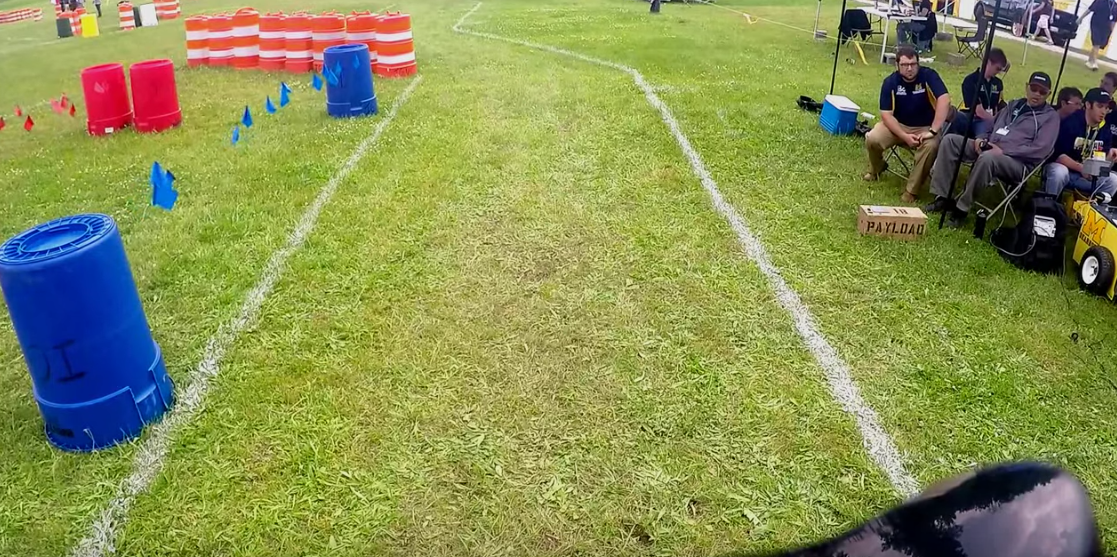
#> input picture OpenCV/f2.png, 1117 x 557 px, given in place of 3.MP4, which was not available
$ python lane_contour_.py   (older library calls are emulated)
#> lines starting #> are read from the running program, lines starting #| are printed output that depends on the picture; after the words box and inside, x2 and y2 are one past the last pixel; in counts of white or black regions, pixels touching at a corner belong together; pictures that were not available may be replaced by others from this repository, and a replacement may not be noted
#> further down, frame_org is the input picture: shape (557, 1117, 3); mean B, G, R 84.2, 145, 137.5
import cv2
import matplotlib.pyplot as plt
import numpy as np
import time

dirc = []

kernel = np.ones((5,5), np.uint8)
cap = cv2.VideoCapture('IGVC Videos/3.MP4')

#fourcc = cv2.VideoWriter_fourcc(*'XVID')
#out = cv2.VideoWriter('output.mp4',fourcc, 20.0, (568,1024))

def colourfilter(img, lower, upper):
	hsv=cv2.cvtColor(img, cv2.COLOR_BGR2HSV)
#> hsv: shape (257, 1117, 3); mean H, S, V 44.5, 145.9, 152.1
	mask=cv2.inRange(hsv, lower, upper)
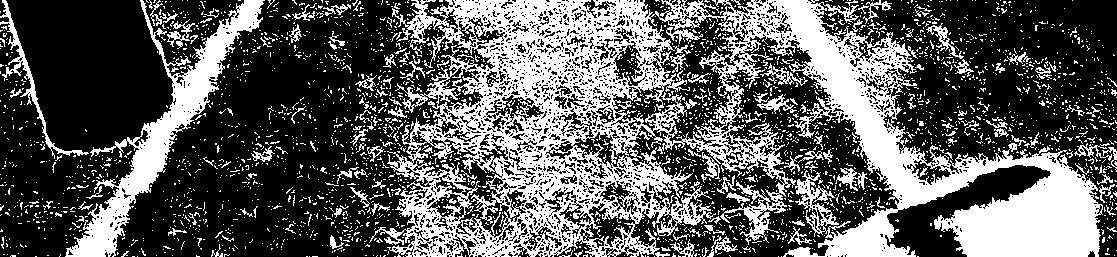
#> mask: shape (257, 1117); 36.1% white; 3015 white regions (2844 under 20 px), largest, box (x1, y1, x2, y2) and area: (369, 0, 1103, 257) 74938, (65, 0, 265, 257) 9008, (0, 0, 89, 159) 1095

	res=cv2.bitwise_and(img, img, mask=mask)
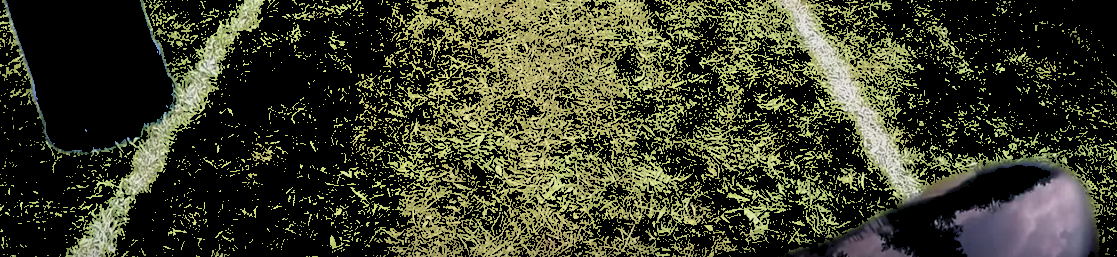
#> res: shape (257, 1117, 3); mean B, G, R 40.6, 62, 60.4

	return res

while(True):

	ret, frame_org = cap.read()

	#frame = cv2.cvtColor(frame_org, cv2.COLOR_BGR2GRAY)
	frame = frame_org[300:,:]

	lower = np.array([0, 0, 0])
	upper = np.array([255,125,255])

	frame = colourfilter(frame, lower, upper)
	frame = cv2.cvtColor(frame, cv2.COLOR_BGR2GRAY)
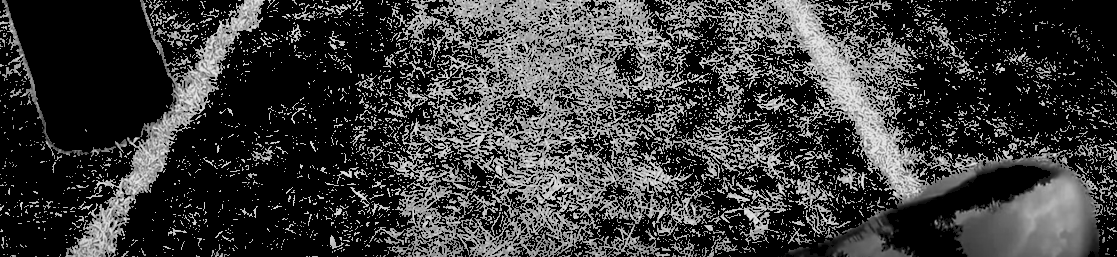
#> frame: shape (257, 1117); min 0, max 246, mean 59.1

	blur1 = cv2.medianBlur(frame,5)
	blur = cv2.GaussianBlur(blur1,(5,5),0)
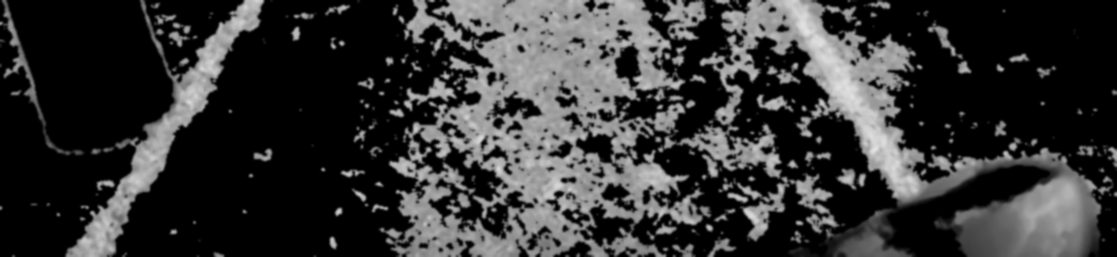
#> blur: shape (257, 1117); min 0, max 226, mean 52.1

	ret, th = cv2.threshold(blur, 200, 255, cv2.THRESH_TOZERO_INV)
	ret, th = cv2.threshold(th, 110, 200, cv2.THRESH_BINARY)
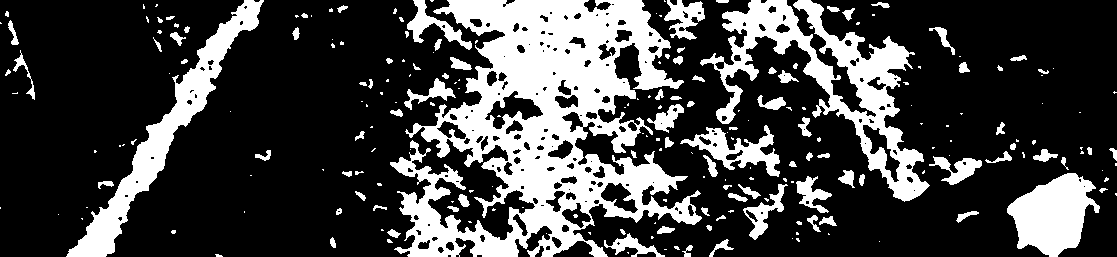
#> th: shape (257, 1117); values 0 (black) and 200 (white), 26.1% white; 226 white regions (130 under 20 px), largest, box (x1, y1, x2, y2) and area: (390, 0, 702, 257) 37729, (700, 0, 930, 202) 11770, (66, 0, 264, 257) 7614

	'''
	ret,th1 = cv2.threshold(blur,127,255,cv2.THRESH_BINARY)
	#th2 = cv2.adaptiveThreshold(blur2,255,cv2.ADAPTIVE_THRESH_MEAN_C,cv2.THRESH_BINARY,11,2)
	th2 = cv2.adaptiveThreshold(blur,255,cv2.ADAPTIVE_THRESH_GAUSSIAN_C,cv2.THRESH_BINARY,9,0)
	th3 = cv2.threshold(blur,0,255,cv2.THRESH_BINARY+cv2.THRESH_OTSU)
	'''

	opening = cv2.morphologyEx(th, cv2.MORPH_OPEN, kernel)
#> opening: shape (257, 1117); values 0 (black) and 200 (white), 22.8% white; 101 white regions (1 under 20 px), largest, box (x1, y1, x2, y2) and area: (442, 0, 683, 250) 27424, (67, 0, 261, 257) 7432, (1007, 173, 1093, 257) 4715
	dilated = cv2.dilate(opening, kernel, iterations=1)
#> dilated: shape (257, 1117); values 0 (black) and 200 (white), 31.7% white; 55 white regions, largest, box (x1, y1, x2, y2) and area: (392, 0, 702, 257) 46343, (708, 0, 930, 203) 14824, (65, 0, 263, 257) 9334

	cv2.imshow('frame', frame_org)
	cv2.imshow('blur', blur)

	#print(frame.shape)

	cv2.imshow('thresh', th)
	#cv2.imshow('otsu', th3)

	edges = cv2.Canny(dilated,225,250)
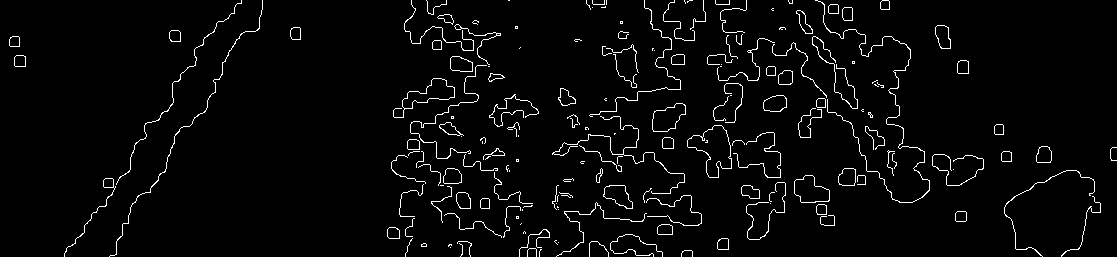
#> edges: shape (257, 1117); 3.2% white in thin lines or dots
	cv2.imshow('edges', edges)

	base = np.zeros((370,1280))
	lines = cv2.HoughLinesP(dilated,1,np.pi/180,50,minLineLength=50,maxLineGap=70)
#> lines = 381 rows, first 6: [711, 159, 929, 189], [405, 25, 889, 8], [432, 83, 968, 65], [725, 84, 950, 41], [1011, 200, 1086, 212], [403, 107, 780, 153]


	if lines is not None:
		for line in lines:
			x1, y1, x2, y2 = line[0]
			cv2.line(base, (x1, y1), (x2, y2), (255, 255, 255), 2)
#> this loop made 381 passes
#> base: shape (370, 1280) float64; 28.2% white; 2 white regions, box (x1, y1, x2, y2) and area: (387, 0, 1118, 258) 121520, (64, 0, 302, 258) 12055
	'''
	cv2.imshow('dilated', base)
	_,contours,hier = cv2.findContours(base,cv2.RETR_LIST,cv2.CHAIN_APPROX_SIMPLE)
	for cnt in contours:
	    if cv2.contourArea(cnt)>500:  # remove small areas like noise etc
		hull = cv2.convexHull(cnt)    # find the convex hull of contour
		hull = cv2.approxPolyDP(hull,0.1*cv2.arcLength(hull,True),True)
		if len(hull)==4:
		    cv2.drawContours(base,[hull],0,(0,255,0),2)
	'''
	cv2.imshow('base', base)
	opening = cv2.morphologyEx(base, cv2.MORPH_OPEN, kernel)
#> opening: shape (370, 1280) float64; 27.2% white; 8 white regions, largest, box (x1, y1, x2, y2) and area: (388, 0, 1116, 258) 116761, (69, 0, 284, 258) 11514, (799, 126, 819, 135) 126
	dilated = cv2.dilate(opening, kernel, iterations=1)
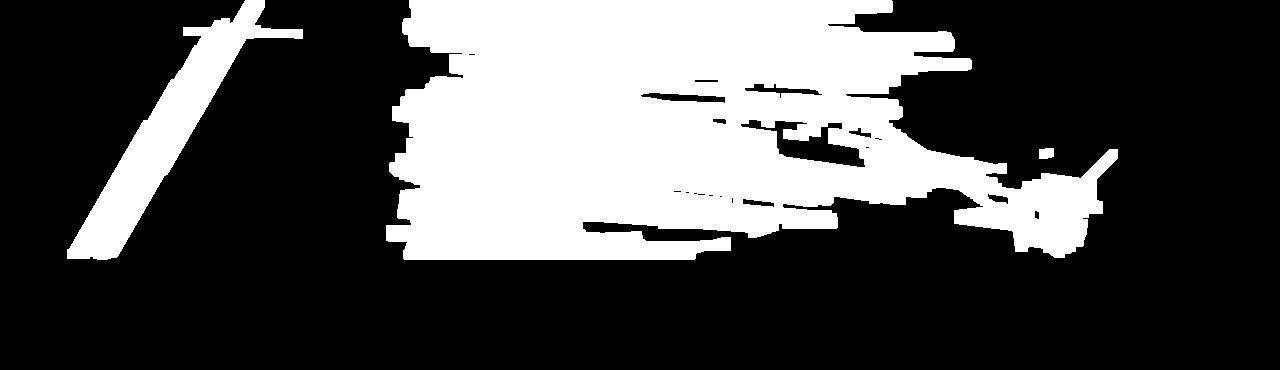
#> dilated: shape (370, 1280) float64; 30.2% white; 3 white regions, box (x1, y1, x2, y2) and area: (386, 0, 1118, 260) 129019, (67, 0, 303, 260) 13726, (1039, 148, 1054, 159) 151

	img = dilated
	mid = []

	for ix in range(50):

		pts = []
		for jx in range(1280):
			if img[300+ix][jx] == 255:
				pts.append(jx)
		try:
			a = min(pts)
			b = max(pts)

			if b-a < 100:
				if a and b < 600:
					mid.append((1280-b)/2)
				else:
					mid.append(b/2)
			else:
				mid.append((b-a)/2 + a)
		except:
			mid.append(640)

	mid = sum(mid)/len(mid)
	dirc.append(mid)
	cv2.circle(img,(mid,305), 10, (255,255,255), 1)
#> img: shape (370, 1280) float64; 30.2% white; 4 white regions, box (x1, y1, x2, y2) and area: (386, 0, 1118, 260) 129019, (67, 0, 303, 260) 13726, (1039, 148, 1054, 159) 151, (630, 295, 651, 316) 56

	ln = len(dirc)
	''''
	while ln>1:
		if abs(dirc[ln-1] - dirc[ln-2]) > 300:
			dirc[ln-1] = dirc[ln-2]
	'''
	if abs(dirc[ln-1] - dirc[ln-2])>100:

		if dirc[ln-1]<dirc[ln-2]:
			print("-----LEFT-----")
		else:
			print("-----RIGHT-----")
	else:
		print("STRAIGHT")

	'''
	im = np.zeros((50,1280))
	for ix in range(50):
		for jx in range(1280):
			im[ix][jx] = dilated[290+ix][jx]
	'''

	cv2.imshow('result', img)
	#out.write(dilated)

	#time.sleep(10)

	if cv2.waitKey(5) & 0xFF == ord('q'):
#> (key q is pressed here)
		break

cap.release()
#out.release()
cv2.destroyAllWindows()
